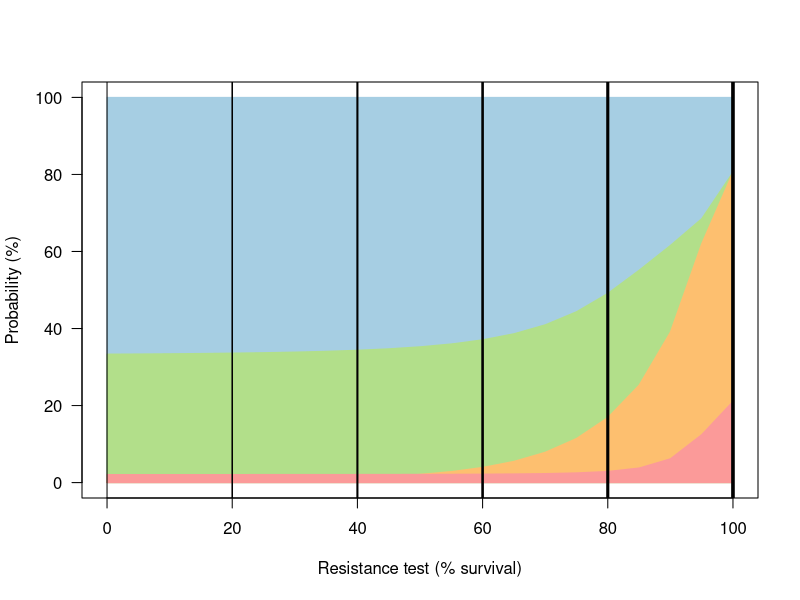

This chart was generated by the following R code:
#Final erg parameters

rm(list = ls())
require(lme4)
require(RColorBrewer)
require(scales)

is.pbo = 1 #says whether pbo net (0 = standard, 1= PBO, 2= G2 interceptor)
species = 1 #1 = gambiae ss, 2=arabiensis , 3=funestus
metric = 1 #1 = best guess, 2= lower 95% confidence interval 3 upper

#Assay to hut mortality conversion		
alpha1=	array(c(rep(0.63445,3),rep(0.012,3),rep(1.294,3)),c(3,3))
alpha2=	array(c(rep(3.997,3),rep(3.171,3),rep(5.119,3)),c(3,3))

#Benefit of PBO in assay		
beta1=	array(c(rep(3.407,2),2.527,rep(2.666,2),1.528,rep(4.331,2),3.547),c(3,3))
beta2=	array(c(rep(5.88,2),0.891,rep(4.754,2),(0.128),rep(6.956,2),1.882),c(3,3))
beta3=	array(c(rep(0.783,2),0,rep(0.543,2),0,rep(1.038,2),0),c(3,3))

#Deterency from mortality		
delta1=	array(c(rep(0.071,3),rep(0.17,3),rep(0.255,3)),c(3,3))
delta2=	array(c(rep(1.257,3),rep(0.627,3),rep(2.073,3)),c(3,3))
delta3=	array(c(rep(-1.517,3),rep(4.03,3),rep(0.646,3)),c(3,3))

#Success from mortality		
theta1=	array(c(rep(0.025,3),rep(0.007,3),rep(0.034,3)),c(3,3))
theta2=	array(c(rep(3.317,3),rep(2.919,3),rep(4.899,3)),c(3,3))

#Decay in insecticide non-PBO net		
mup=	array(c(rep(-2.36,3),rep(2.948,3),rep(1.821,3)),c(3,3))
rhop=	array(c(rep(-3.05,3),rep(3.762,3),rep(2.322,3)),c(3,3))


kp0=0.699
net_halflife=2.64

surv_bioassay=seq(0,1,0.05)		#measure of resistance 0=no resistance 1=100% survival in discriminating dose bioassay}

pbo_benefit_a<-beta1[species,metric]+beta2[species,metric]*((1-surv_bioassay)-0.5)/(1+beta3[species,metric]*((1-surv_bioassay)-0.5))   
pbo_benefit<-exp(pbo_benefit_a)/(1+exp(pbo_benefit_a))

#Benefit of PBO in assay		
#Using log binomial fit
g2_benefit = 1 / (1 + exp(-1.19 * (1 / (1 + exp(0.63 + 4*(surv_bioassay-0.5)))) - 0.45 ))

#g2_benefit_a<-g2beta1+g2beta2*((1-surv_bioassay)-0.5)/(1+g2beta3*((1-surv_bioassay)-0.5))   
#g2_benefit<-exp(g2_benefit_a)/(1+exp(g2_benefit_a))


mort_assay=if(is.pbo==0) 1-surv_bioassay else if(is.pbo==1) pbo_benefit else g2_benefit
mort_hut_a = alpha1[species,metric] + alpha2[species,metric]*(mort_assay-0.5)			              	#relationship mortality in bioassay -> hut trial, logit scale}
mort_hut   = exp(mort_hut_a)/(1+exp(mort_hut_a))

det_hut_a = delta1[species,metric]+delta2[species,metric]*(mort_hut-0.5)+delta3[species,metric]*(mort_hut-0.5)^2	#relationship hut trial mortality -> deterrence}
det_hut   = ifelse(det_hut_a<0,0,det_hut_a)			                  #censored to stop becoming negative}
suc_hut   = theta1[species,metric] *exp(theta2[species,metric] *(1-mort_hut))				              #relationship hut trial mortality -> success}
rep_hut   = 1-suc_hut-mort_hut

n1n0 = 1-det_hut
kp1  = n1n0*suc_hut
jp1  = n1n0*rep_hut+(1-n1n0)
lp1  = n1n0*mort_hut

r_ITN0  = (1-kp1/kp0)*(jp1/(lp1+jp1))		          	#probability of dying with an encounter with ITN (max)}
d_ITN0  = (1-kp1/kp0)*(lp1/(lp1+jp1))		          	#probability of repeating behaviour (max)}
s_ITN0  = 1-d_ITN0-r_ITN0   

r_ITN0[14];d_ITN0[14];s_ITN0[14]
#max tail to variable notation indicates maximum net efficacy (no resistance)
#min tail to variable notation indicates mainimum net efficacy (100% resistance)

mort_max_a = alpha1[species,metric] + alpha2[species,metric]*(1-0.5)				          #maximum mortality seen in huts, used to adjust}
mort_max   = exp(mort_max_a)/(1+exp(mort_max_a))

mort_min_a = alpha1[species,metric] + alpha2[species,metric]*(0-0.5)				          #maximum mortality seen in huts, used to adjust}
mort_min   = exp(mort_min_a)/(1+exp(mort_min_a))

det_max_a = delta1[species,metric]+delta2[species,metric]*(mort_max-0.5)+delta3[species,metric]*(mort_max-0.5)^2	#relationship hut trial mortality -> deterrence}
det_max   = ifelse(det_max_a<0,0,det_max_a)			                  #censored to stop becoming negative}
suc_max   = theta1[species,metric] *exp(theta2[species,metric] *(1-mort_max))				              #relationship hut trial mortality -> success}
rep_max   = 1-suc_max-mort_max

n1n0_max = 1-det_max
kp1_max  = n1n0_max*suc_max
jp1_max  = n1n0_max*rep_max+(1-n1n0_max)
lp1_max  = n1n0_max*mort_max

r_ITN0_max  = (1-kp1_max/kp0)*(jp1_max/(lp1_max+jp1_max))		          	#probability of dying with an encounter with ITN (max)}
d_ITN0_max  = (1-kp1_max/kp0)*(lp1_max/(lp1_max+jp1_max))		          	#probability of repeating behaviour (max)}
s_ITN0_max  = 1-d_ITN0_max-r_ITN0_max


det_min_a = delta1[species,metric]+delta2[species,metric]*(mort_min-0.5)+delta3[species,metric]*(mort_min-0.5)^2	#relationship hut trial mortality -> deterrence}
det_min   = ifelse(det_min_a<0,0,det_min_a)			                  #censored to stop becoming negative}
suc_min   = theta1[species,metric] *exp(theta2[species,metric] *(1-mort_min))				              #relationship hut trial mortality -> success}
rep_min   = 1-suc_min-mort_min

n1n0_min= 1-det_min
kp1_min  = n1n0_min*suc_min
jp1_min  = n1n0_min*rep_min+(1-n1n0_min)
lp1_min  = n1n0_min*mort_min

r_ITN0_min  = (1-kp1_min/kp0)*(jp1_min/(lp1_min+jp1_min))		          	#probability of dying with an encounter with ITN (max)}
d_ITN0_min  = (1-kp1_min/kp0)*(lp1_min/(lp1_min+jp1_min))		          	#probability of repeating behaviour (max)}
s_ITN0_min  = 1-d_ITN0_min-r_ITN0_min



#{halflife}
my_max_washes_a = mup[species,metric] +rhop[species,metric]*(mort_max-0.5)		
my_max_washes   = log(2)/(exp(my_max_washes_a)/(1+exp(my_max_washes_a)))

wash_decay_rate_a = mup[species,metric] +rhop[species,metric]*(mort_hut-0.5)
wash_decay_rate   = log(2)/(exp(wash_decay_rate_a)/(1+exp(wash_decay_rate_a)))
itn_half_life     = wash_decay_rate/my_max_washes*net_halflife

r_ITN0;d_ITN0;s_ITN0

itn_half_life[14]
## adjusted to match Griffin et al 2015 Natt Comms
Griff_d_ITN0<-0.51
Griff_r_ITN0<-0.31  ###THINK THIS NEEDS TO BE CHECKED
Griff_s_ITN0<-1-Griff_d_ITN0-Griff_r_ITN0


##ERG parameterisations
##mortality parameters modified to match Jamies paper 
##success paramater scaled to start at jamies paper values and go to elife parameters
ERG_d_ITN0 <- d_ITN0/d_ITN0_max*Griff_d_ITN0
ERG_s_ITN0 <- (Griff_s_ITN0)+(s_ITN0-s_ITN0_max)/(s_ITN0_min-s_ITN0_max)*(s_ITN0_min-Griff_s_ITN0)
ERG_r_ITN0 <- 1-ERG_d_ITN0-ERG_s_ITN0

ERG_d_ITN0[1]
ERG_r_ITN0[1]
ERG_s_ITN0[1]
itn_half_life[1]
ERG_d_ITN0[11]
ERG_r_ITN0[11]
ERG_s_ITN0[11]
itn_half_life[11]
ERG_d_ITN0[21]
ERG_r_ITN0[21]
ERG_s_ITN0[21]
itn_half_life[21]
##check with plots in the style of elife paper

my.cols<-c(brewer.pal(12, "Paired"),"white",brewer.pal(8, "Dark2"))

my.success.inside.a<-suc_hut*100
my.det.a<-det_hut*100
my.det.trunc.a<-ifelse(my.det.a<0,0,my.det.a)
my.success.a<-my.success.inside.a*(1-my.det.trunc.a/100)

my.death<-mort_assay*100*(1-my.det.trunc.a/100)
my.success.kill<-100-my.death

a.det<-my.det.trunc.a
my.kill.det<-100-my.death-a.det

my.x100<-(1-surv_bioassay)*100

plot(mort_assay,my.success.kill,type="n",
     xlim=c(0,100),ylim=c(0,100),las=1,xlab="Resistance test (% survival)",ylab="Probability (%)")
polygon(c(my.x100,rev(my.x100)),c(rep(0,length(my.x100)),rep(100,length(my.x100))),col=my.cols[1],border=my.cols[1])
polygon(c(my.x100,rev(my.x100)),c(rep(0,length(my.x100)),my.success.kill),col=my.cols[3],border=my.cols[3])
polygon(c(my.x100,rev(my.x100)),c(rep(0,length(my.x100)),my.kill.det),col=my.cols[7],border=my.cols[7])
polygon(c(my.x100,rev(my.x100)),c(rep(0,length(my.x100)),my.success.a),col=my.cols[5],border=my.cols[5])

#text(30,80,"Killed",col=my.cols[2])
#text(30,40,"Deterred",col=my.cols[4])
#text(80,40,"Exited",col=my.cols[8])
#text(80,15,"Blood fed",col=my.cols[6])
abline(v=0,lwd=1)
abline(v=20,lwd=1.5)
abline(v=40,lwd=2)
abline(v=60,lwd=2.5)
abline(v=80,lwd=3)
abline(v=100,lwd=3.5)